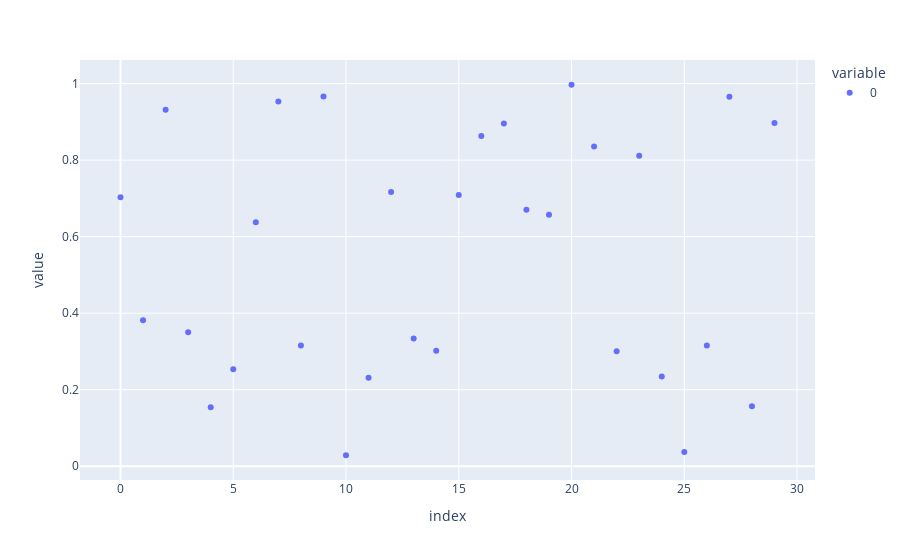

Write notebook code for a chart like this one.
### Code cell
px.scatter(np.random.rand(30))

### Figure 1 — Plotly figure (JSON) as saved in the notebook; plotly's stock layout.template omitted (floating-point values rounded to 4 significant figures)
{"data": [{"hovertemplate": "variable=0<br>index=%{x}<br>value=%{y}<extra></extra>", "legendgroup": "0", "marker": {"color": "#636efa", "symbol": "circle"}, "mode": "markers", "name": "0", "orientation": "v", "showlegend": true, "type": "scatter", "x": [0, 1, 2, 3, 4, 5, 6, 7, 8, 9, 10, 11, 12, 13, 14, 15, 16, 17, 18, 19, 20, 21, 22, 23, 24, 25, 26, 27, 28, 29], "xaxis": "x", "y": [0.7029, 0.3815, 0.9321, 0.3501, 0.1538, 0.2534, 0.6378, 0.9534, 0.3153, 0.9663, 0.02866, 0.2309, 0.717, 0.334, 0.3019, 0.709, 0.8633, 0.8958, 0.6701, 0.6575, 0.9971, 0.8354, 0.3008, 0.8113, 0.2343, 0.03713, 0.3157, 0.9654, 0.1565, 0.8974], "yaxis": "y"}], "layout": {"legend": {"title": {"text": "variable"}, "tracegroupgap": 0}, "margin": {"t": 60}, "xaxis": {"anchor": "y", "domain": [0, 1], "title": {"text": "index"}}, "yaxis": {"anchor": "x", "domain": [0, 1], "title": {"text": "value"}}}}
